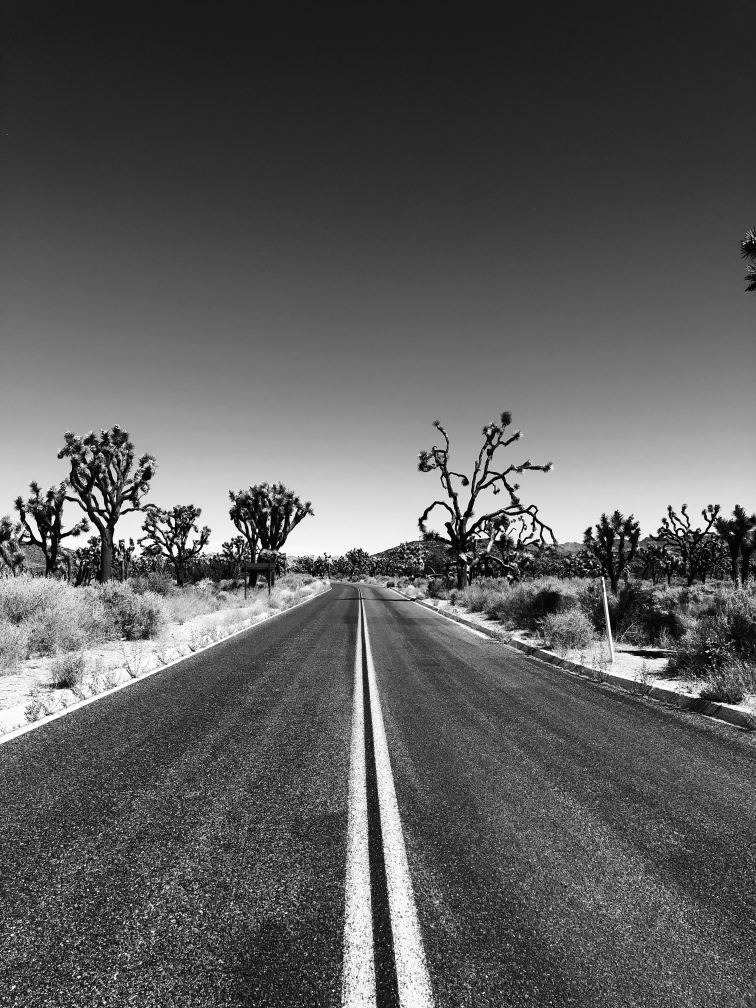
#> input picture images/ilona-bellotto-rbPplWrpgcU-unsplash.jpg, 3024 x 4032 px (shown at 1/4 size)
$ python 22-Adaptive-Thresholding.py
#> lines starting #> are read from the running program, lines starting #| are printed output that depends on the picture; after the words box and inside, x2 and y2 are one past the last pixel; in counts of white or black regions, pixels touching at a corner belong together
import cv2

img = cv2.imread("images/ilona-bellotto-rbPplWrpgcU-unsplash.jpg", 0)
#> img is the input picture: shape (4032, 3024); min 0, max 255, mean 91.7
img = cv2.resize(img, (640, 480))
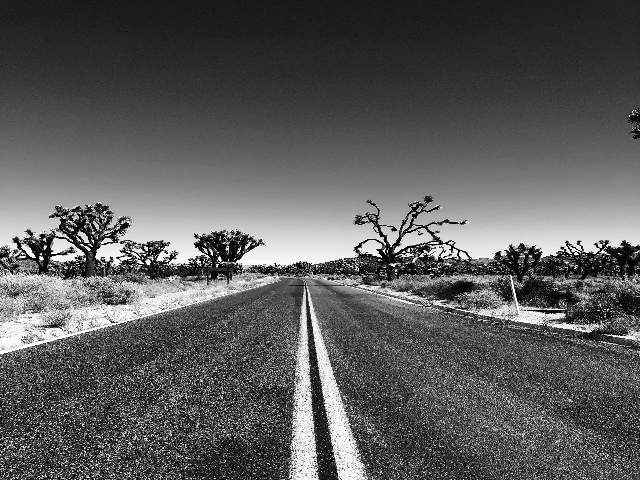
#> img: shape (480, 640); min 0, max 255, mean 91.6
th_1 = cv2.adaptiveThreshold(img, 255, cv2.ADAPTIVE_THRESH_MEAN_C, cv2.THRESH_BINARY, 11, 2)
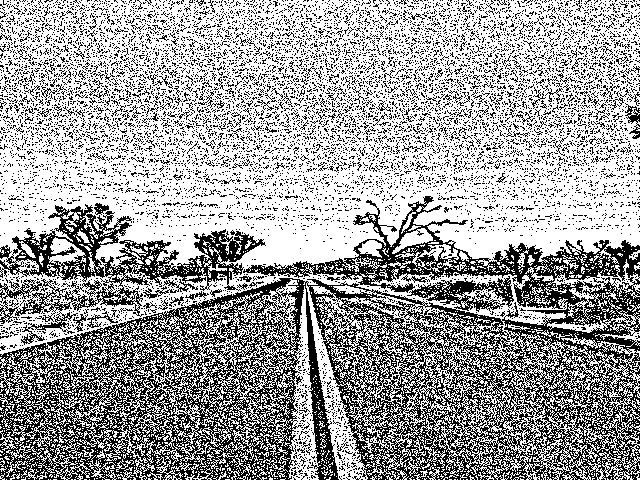
#> th_1: shape (480, 640); 62.9% white; black in thin lines or dots
_, th_2 = cv2.threshold(img, 100, 255, cv2.THRESH_BINARY)
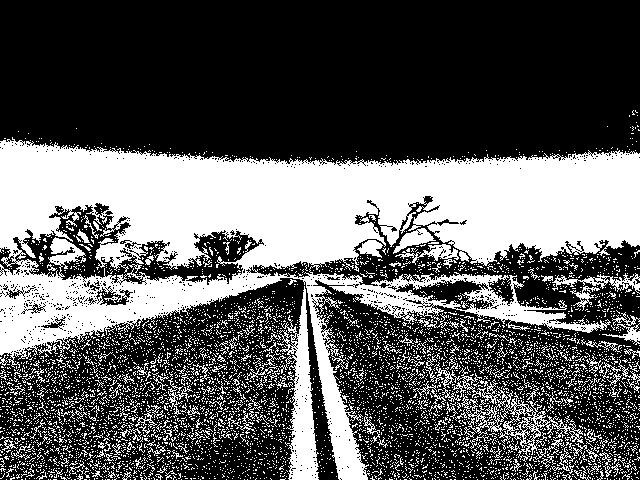
#> th_2: shape (480, 640); 35.7% white; 5661 white regions (5475 under 20 px), largest, box (x1, y1, x2, y2) and area: (0, 137, 640, 480) 79198, (279, 286, 319, 480) 3380, (436, 367, 584, 462) 2345
th_3 = cv2.adaptiveThreshold(img, 255, cv2.ADAPTIVE_THRESH_GAUSSIAN_C, cv2.THRESH_BINARY, 11, 2)
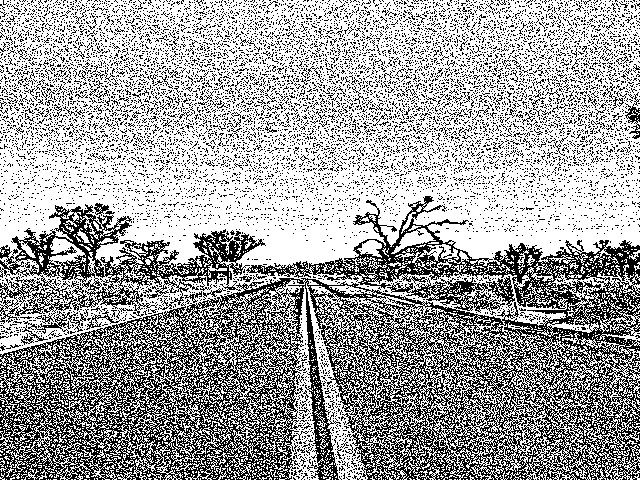
#> th_3: shape (480, 640); 63.7% white; black in thin lines or dots
cv2.imshow("img", img)
cv2.imshow("Thresholding", th_1)
cv2.imshow("Simple Thresholding", th_2)
cv2.imshow("Gaussian Thresholding", th_3)
if cv2.waitKey(0) & 0xFF == ord('q'):
#> (key q is pressed here)
    cv2.destroyAllWindows()

$ run again, with images/ColorWall-dp3lzm.jpg copied over images/ilona-bellotto-rbPplWrpgcU-unsplash.jpg
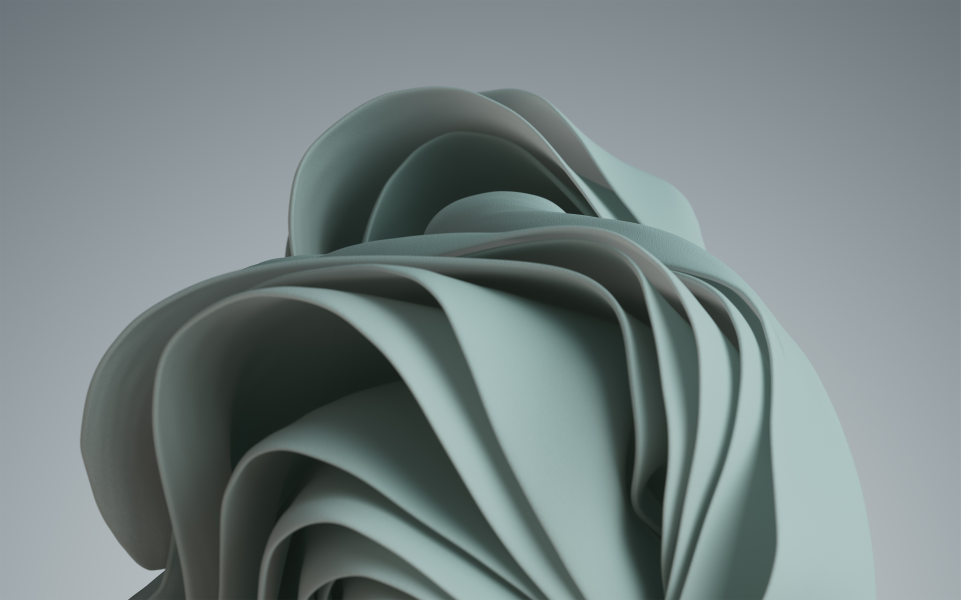
#> input picture images/ColorWall-dp3lzm.jpg, 3841 x 2400 px (shown at 1/4 size)
#> `th_1 = cv2.adaptiveThreshold(img, 255, cv2.ADAPTIVE_THRESH_MEAN_C, cv2..`:
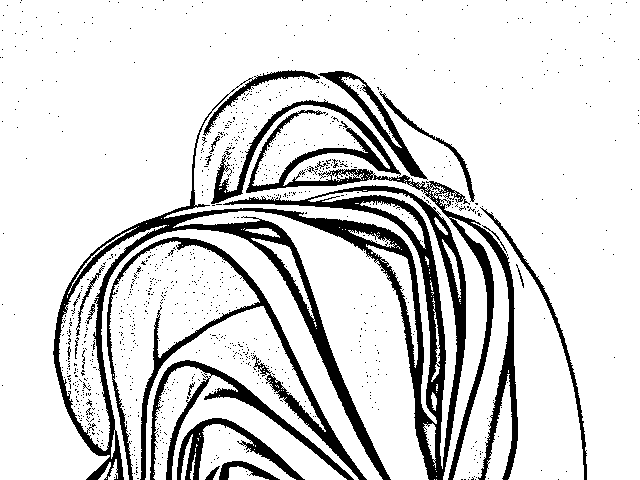
#> th_1: shape (480, 640); 84.5% white; 1002 black regions (978 under 20 px), largest, box (x1, y1, x2, y2) and area: (53, 70, 466, 480) 21894, (211, 99, 518, 480) 9261, (107, 237, 367, 480) 5526
#> th_2: shape (480, 640); 72.3% white; 35 black regions (26 under 20 px), largest, box (x1, y1, x2, y2) and area: (65, 75, 466, 480) 74586, (456, 218, 517, 480) 3668, (175, 418, 303, 480) 3520
#> `th_3 = cv2.adaptiveThreshold(img, 255, cv2.ADAPTIVE_THRESH_GAUSSIAN_C,..`:
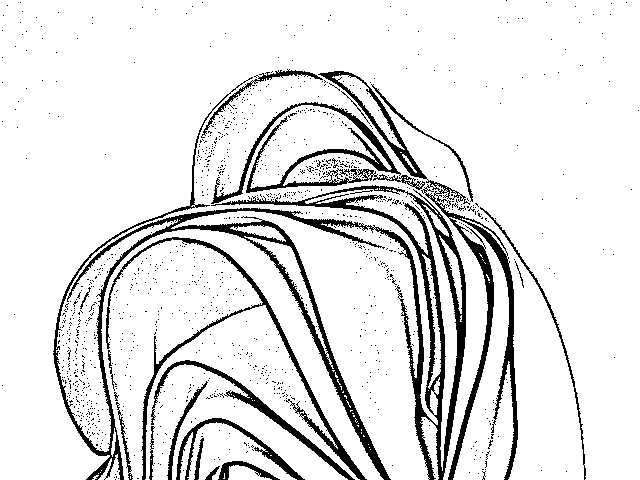
#> th_3: shape (480, 640); 88.8% white; 1178 black regions (1156 under 20 px), largest, box (x1, y1, x2, y2) and area: (53, 77, 466, 480) 15154, (318, 71, 518, 480) 5244, (106, 237, 367, 480) 3090
